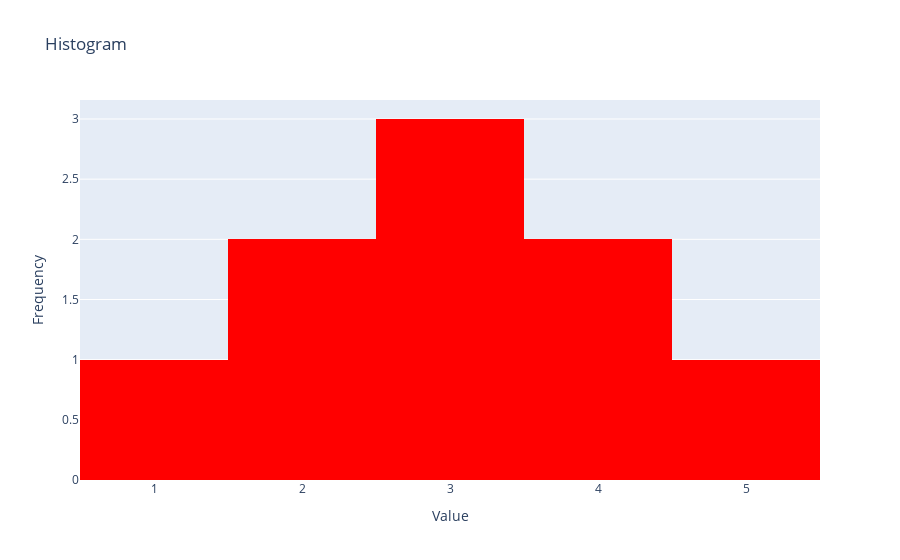

Source (notebook cell):
### Code cell
import plotly.graph_objects as go

# Sample data
data = [1, 2, 2, 3, 3, 3, 4, 4, 5]

# Create a histogram trace
fig = go.Figure(data=[go.Histogram(x=data, nbinsx=5, marker_color='red')])

# Customize the layout
fig.update_layout(
    title_text='Histogram',
    xaxis_title='Value',
    yaxis_title='Frequency'
)

# Show the plot
fig.show()

### Figure 1 — Plotly figure (JSON) as saved in the notebook; plotly's stock layout.template omitted (floating-point values rounded to 4 significant figures)
{"data": [{"marker": {"color": "red"}, "nbinsx": 5, "type": "histogram", "x": [1, 2, 2, 3, 3, 3, 4, 4, 5]}], "layout": {"title": {"text": "Histogram"}, "xaxis": {"title": {"text": "Value"}}, "yaxis": {"title": {"text": "Frequency"}}}}
